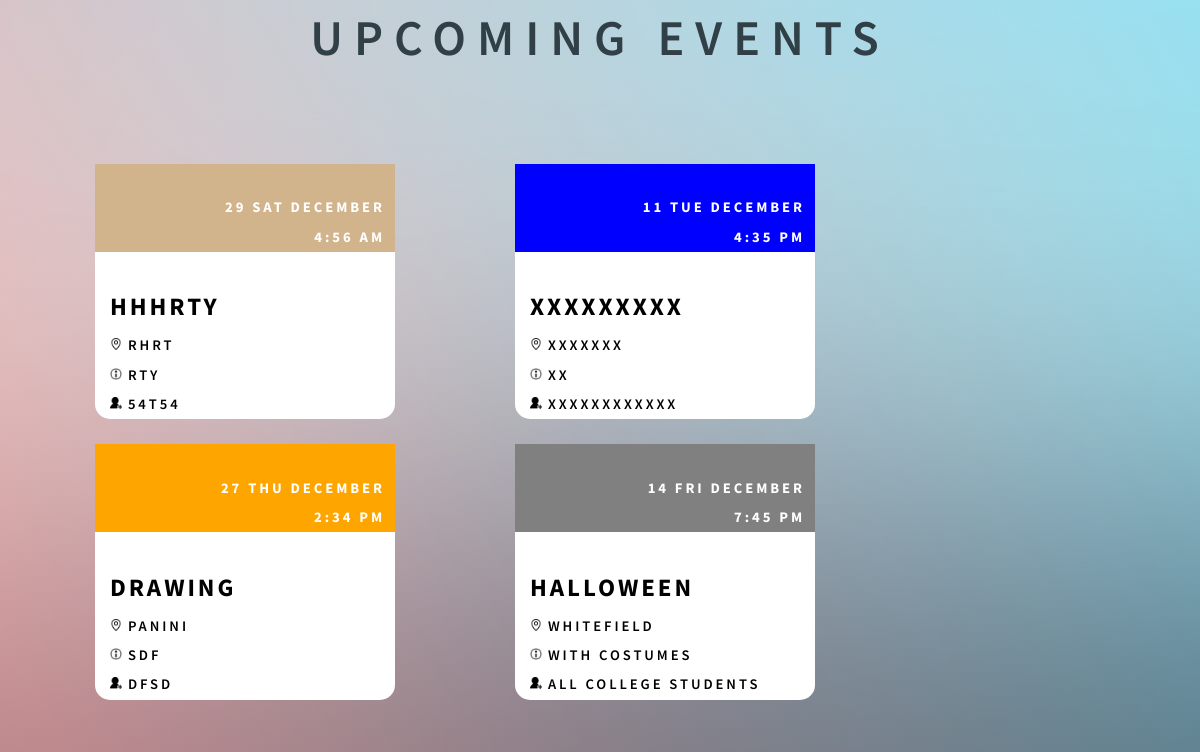
The app's page /notifications/php/notify.php, older data.
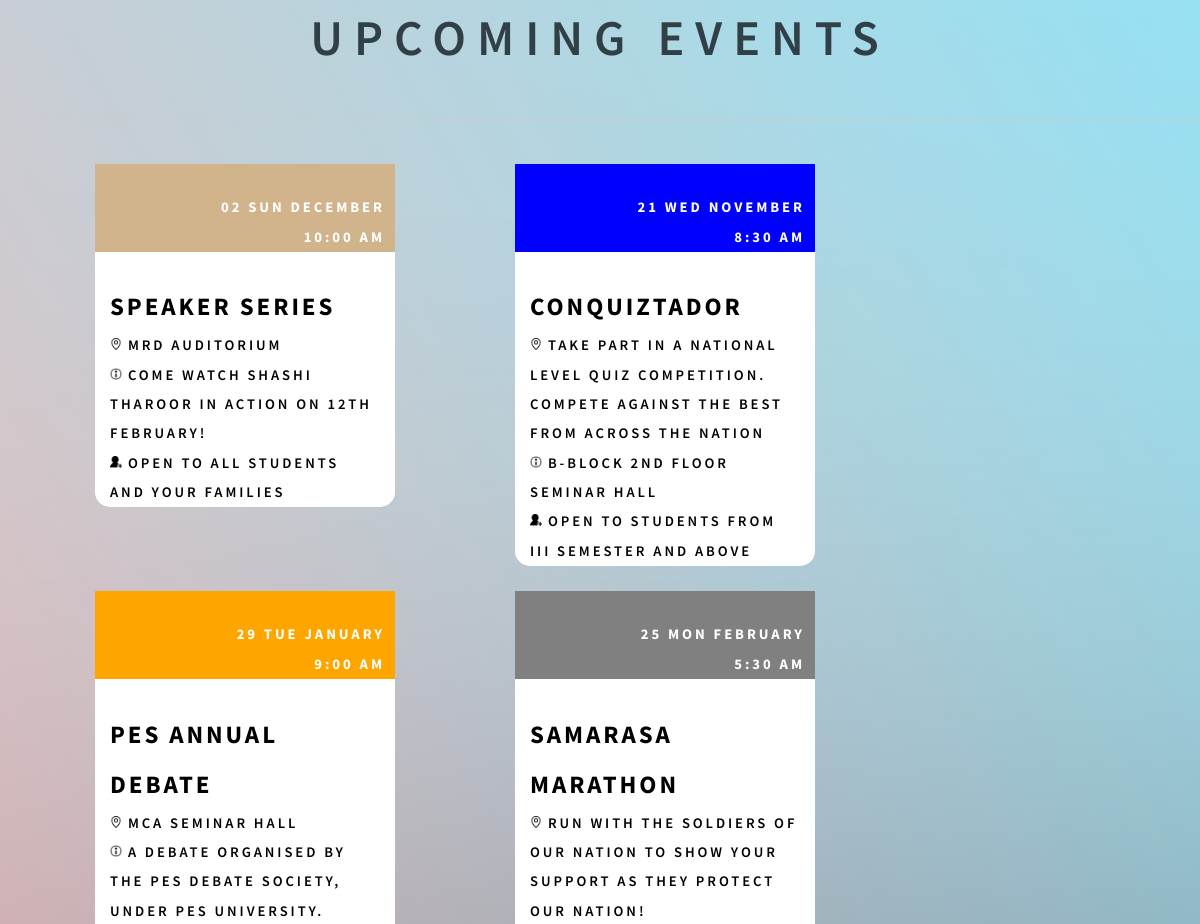
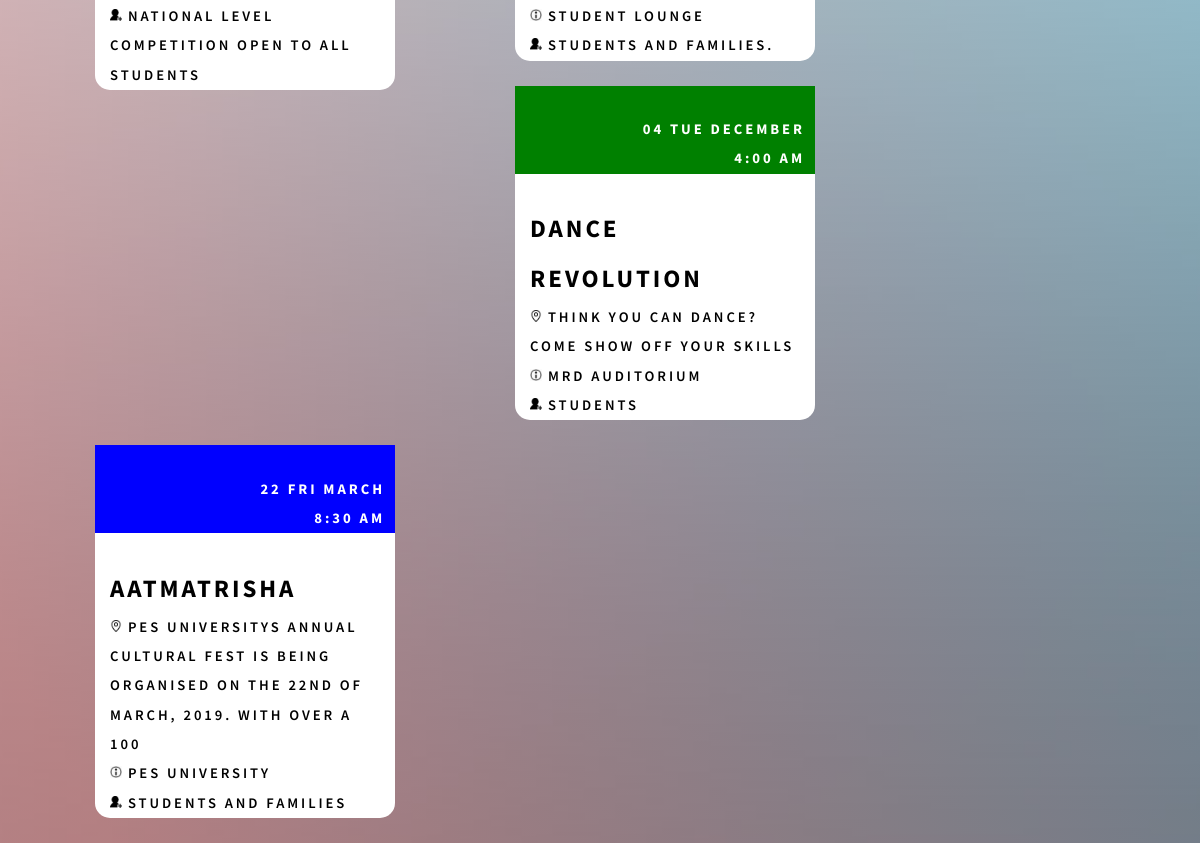
The same page, newer data (2 pictures, top to bottom).
### tables this page shows
CREATE TABLE `create_event` (
  `event_id` int(11) NOT NULL,
  `club_id` varchar(20) NOT NULL,
  `date_cur` date NOT NULL,
  `time_cur` time NOT NULL,
  `end_time` time NOT NULL,
  `event_name` varchar(100) NOT NULL,
  `place` varchar(100) NOT NULL,
  `more_info` text NOT NULL,
  `invite` text NOT NULL
);

### notifications/php/notify.php (the view, shortened to what this page needs)
<!DOCTYPE html>
<html lang="en">
	<head>
		<h1 style="font-size:50px;text-align:center;"><b>Upcoming Events</b></h1>
		<link rel="stylesheet" href="https://maxcdn.bootstrapcdn.com/bootstrap/3.3.7/css/bootstrap.min.css">
		<link rel="stylesheet" href="../css/main1.css" />
	</head>
	<body class="is-preload">
		<?php
			$servername = "localhost";
			$username1 = "root";
			$password1 = "";
			$dbname = "portal";
			$link = mysqli_connect($servername, $username1, $password1, $dbname);
			$a="SELECT * from create_event";
			$result=mysqli_query($link,$a);
			echo'<hr />';
			echo'<div class="container-fluid">';
			if (mysqli_num_rows($result) > 0)
			{
				while($row = mysqli_fetch_assoc($result))
				{
					echo'<div class="col-lg-3 " id="rcorners3" >';
					echo'<div class="bg-primary text-right nested_div">';
					echo'<span class="position_text">';
					echo"<br>";
					$newDate = date("d D F", strtotime($row["date_cur"]));
					echo $newDate;
					echo"</span>";
					echo'<span class="position_text">';
					echo"<br>";
					echo date("g:i a", strtotime($row["time_cur"]));
					echo'</span>';
					echo'</div>';
					echo"<br>";
					echo'<span class="bold_text">';
					echo $row["event_name"];
					echo'</span>';
					echo"<br>";
					echo' <img src="../images/location_icon.png" alt="Fjords" height="12" width="12">';
					echo $row["place"];
					echo"<br>";
					echo' <img src="../images/more_info.png" alt="Fjords" height="12" width="12">';
					echo $row["more_info"];
					echo"<br>";
					echo' <img src="../images/invite.png" alt="Fjords" height="12" width="12">';
					echo $row["invite"];
					echo"<br>";
					echo"</div>";
				}
				echo'</div>';
			}
		?>
	</body>
</html>

### notifications/css/main1.css (style rules this page uses)
html, body, div, span, applet, object, iframe, h1, h2, h3, h4, h5, h6, p, blockquote, pre, a, abbr, acronym, address, big, cite, code, del, dfn, em, img, ins, kbd, q, s, samp, small, strike, strong, sub, sup, tt, var, b, u, i, center, dl, dt, dd, ol, ul, li, fieldset, form, label, legend, table, caption, tbody, tfoot, thead, tr, th, td, article, aside, canvas, details, embed, figure, figcaption, footer, header, hgroup, menu, nav, output, ruby, section, summary, time, mark, audio, video { margin: 0; padding: 0; border: 0; font-size: 100%; font: inherit; vertical-align: baseline; }
body { line-height: 1; }
body { -webkit-text-size-adjust: none; }
.position_text { margin-right: 10px; }
.container-fluid { padding: 0px 0px; }
.bold_text { font-weight:bold; font-size:25px; color:black; }
#rcorners3 { border-radius: 15px; }
[class*="col-"] { margin-bottom: 25px; margin-right: 25px; margin-left: 95px; background-color:white; }
html { box-sizing: border-box; }
*, *:before, *:after { box-sizing: inherit; }
html { height: 100%; }
body { height: 100%; background-color: #ffffff; background-image: url("images/overlay.png"), -moz-linear-gradient(60deg, rgba(255, 165, 150, 0.5) 5%, rgba(0, 228, 255, 0.35)), url("../../images/bg.jpg"); background-image: url("images/overlay.png"), -webkit-linear-gradient(60deg, rgba(255, 165, 150, 0.5) 5%, rgba(0, 228, 255, 0.35)), url("../../images/bg.jpg"); background-image: url("images/overlay.png"), -ms-linear-gradient(60deg, rgba(255, 165, 150, 0.5) 5%, rgba(0, 228, 255, 0.35)), url("../../images/bg.jpg"); background-image: url("images/overlay.png"), linear-gradient(60deg, rgba(255, 165, 150, 0.5) 5%, rgba(0, 228, 255, 0.35)), url("../../images/bg.jpg"); background-repeat: repeat, no-repeat, no-repeat; background-size: 100px 100px, cover, cover; background-position: top left, center center, bottom center; background-attachment: fixed, fixed, fixed; }
body:after { content: ''; display: block; position: fixed; top: 0; left: 0; width: 100%; height: inherit; opacity: 0; z-index: 1; background-color: #ffffff; background-image: url("images/overlay.png"), -moz-linear-gradient(60deg, rgba(255, 165, 150, 0.5) 5%, rgba(0, 228, 255, 0.35)); background-image: url("images/overlay.png"), -webkit-linear-gradient(60deg, rgba(255, 165, 150, 0.5) 5%, rgba(0, 228, 255, 0.35)); background-image: url("images/overlay.png"), -ms-linear-gradient(60deg, rgba(255, 165, 150, 0.5) 5%, rgba(0, 228, 255, 0.35)); background-image: url("images/overlay.png"), linear-gradient(60deg, rgba(255, 165, 150, 0.5) 5%, rgba(0, 228, 255, 0.35)); background-repeat: repeat, no-repeat; background-size: 100px 100px, cover; background-position: top left, center center; -moz-transition: opacity 1.75s ease-out; -webkit-transition: opacity 1.75s ease-out; -ms-transition: opacity 1.75s ease-out; transition: opacity 1.75s ease-out; }
body, input, select, textarea { color: black; font-family: "Source Sans Pro", Helvetica, sans-serif; font-size: 14pt; font-weight: 600; line-height: 2; letter-spacing: 0.2em; text-transform: uppercase; }
@media screen and (max-width: 1680px) { body, input, select, textarea { font-size: 11pt; } }
.nested_div { margin-right: -15px; margin-left: -15px; }
strong, b { color: #313f47; }
h1, h2, h3, h4, h5, h6 { color: #313f47; line-height: 1.5; margin: 0 0 0.75em 0; }
h1 { font-size: 1.85em; letter-spacing: 0.22em; margin: 0 0 0.525em 0; }
hr { border: 0; border-bottom: solid 1px #c8cccf; margin: 3em 0; }

Row changes from the older to the newer data that the page shows:
removed create_event: date_cur "29 SAT DECEMBER", time_cur "4:56 AM", event_name "HHHRTY", place "RHRT", more_info "RTY", invite "54T54"
removed create_event: date_cur "11 TUE DECEMBER", time_cur "4:35 PM", event_name "XXXXXXXXX", place "XXXXXXX", more_info "XX", invite "XXXXXXXXXXXX"
removed create_event: date_cur "27 THU DECEMBER", time_cur "2:34 PM", event_name "DRAWING", place "PANINI", more_info "SDF", invite "DFSD"
removed create_event: date_cur "14 FRI DECEMBER", time_cur "7:45 PM", event_name "HALLOWEEN", place "WHITEFIELD", more_info "WITH COSTUMES", invite "ALL COLLEGE STUDENTS"
added create_event: date_cur "02 SUN DECEMBER", time_cur "10:00 AM", event_name "SPEAKER SERIES", place "MRD AUDITORIUM", more_info "COME WATCH SHASHI THAROOR IN ACTION ON 12TH FEBRUARY!", invite "OPEN TO ALL STUDENTS AND YOUR FAMILIES"
added create_event: date_cur "21 WED NOVEMBER", time_cur "8:30 AM", event_name "CONQUIZTADOR", place "TAKE PART IN A NATIONAL LEVEL QUIZ COMPETITION. COMPETE AGAINST THE BEST FROM ACROSS THE NATION", more_info "B-BLOCK 2ND FLOOR SEMINAR HALL", invite "OPEN TO STUDENTS FROM III SEMESTER AND ABOVE"
added create_event: date_cur "29 TUE JANUARY", time_cur "9:00 AM", event_name "PES ANNUAL DEBATE", place "MCA SEMINAR HALL", more_info "A DEBATE ORGANISED BY THE PES DEBATE SOCIETY, UNDER PES UNIVERSITY.", invite "NATIONAL LEVEL COMPETITION OPEN TO ALL STUDENTS"
added create_event: date_cur "25 MON FEBRUARY", time_cur "5:30 AM", event_name "SAMARASA MARATHON", place "RUN WITH THE SOLDIERS OF OUR NATION TO SHOW YOUR SUPPORT AS THEY PROTECT OUR NATION!", more_info "STUDENT LOUNGE", invite "STUDENTS AND FAMILIES."
added create_event: date_cur "04 TUE DECEMBER", time_cur "4:00 AM", event_name "DANCE REVOLUTION", place "THINK YOU CAN DANCE? COME SHOW OFF YOUR SKILLS", more_info "MRD AUDITORIUM", invite "STUDENTS"
added create_event: date_cur "22 FRI MARCH", time_cur "8:30 AM", event_name "AATMATRISHA", place "PES UNIVERSITYS ANNUAL CULTURAL FEST IS BEING ORGANISED ON THE 22ND OF MARCH, 2019. WITH OVER A 100", more_info "PES UNIVERSITY", invite "STUDENTS AND FAMILIES"
